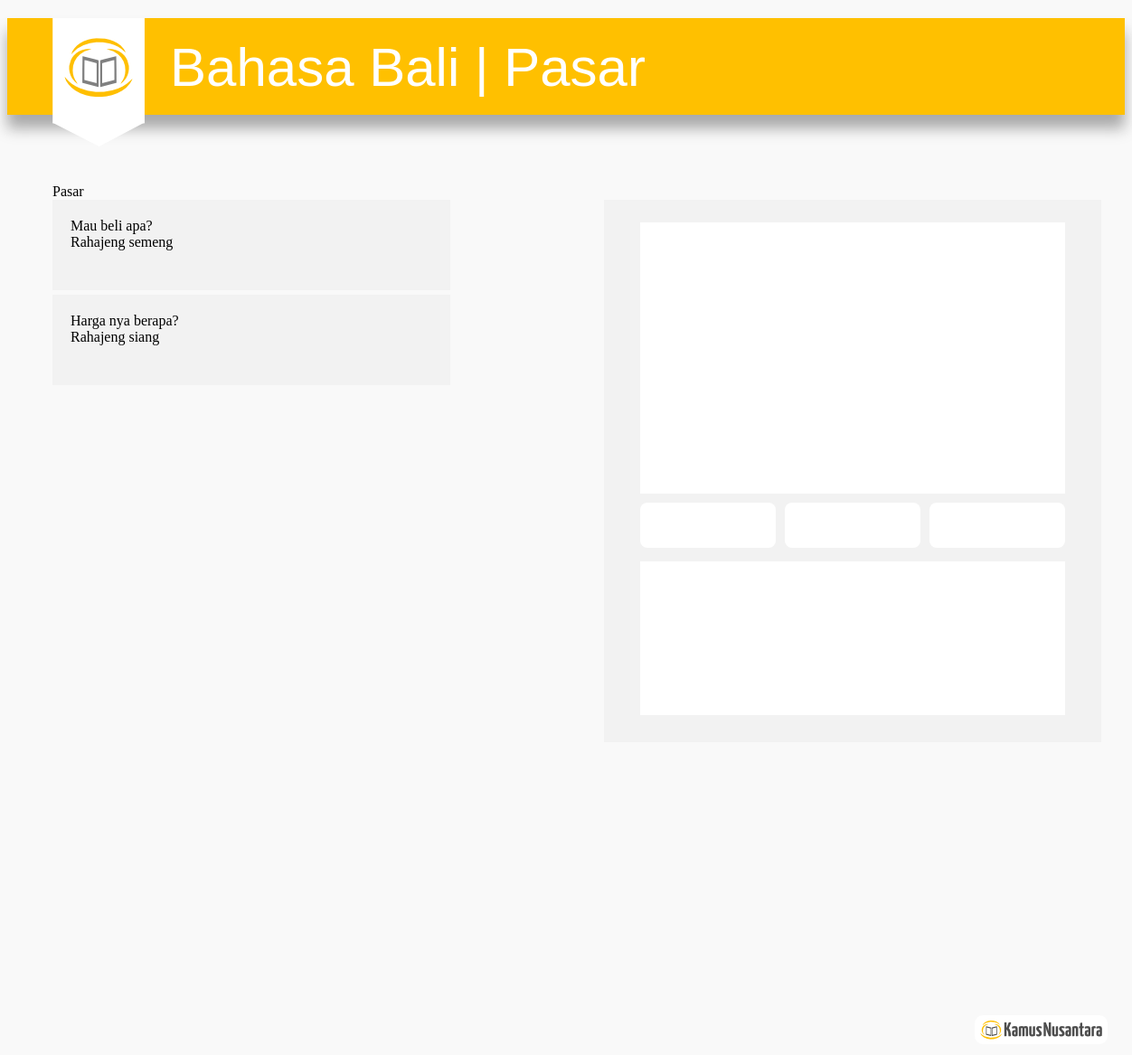
The page /dev/terms/kn/lg_bali/2 on the database its author committed.
### tables this page shows
CREATE TABLE IF NOT EXISTS `languages` (
  `id` int(10) NOT NULL AUTO_INCREMENT,
  `lang_key` varchar(50) NOT NULL DEFAULT '0',
  `name` varchar(50) NOT NULL,
  `desc` longtext NOT NULL,
  PRIMARY KEY (`id`),
  KEY `keywords` (`lang_key`)
);

CREATE TABLE IF NOT EXISTS `lg_bali` (
  `id` int(11) NOT NULL AUTO_INCREMENT,
  `cat_id` int(11) NOT NULL,
  `cat_name` varchar(255) DEFAULT NULL,
  `ina` varchar(255) DEFAULT NULL,
  `eng` varchar(255) DEFAULT NULL,
  `dar` varchar(255) DEFAULT NULL,
  PRIMARY KEY (`id`)
);

### dev/application/controllers/terms.php (called while the page is built, shortened)
<?php if ( ! defined('BASEPATH')) exit('No direct script access allowed');
class Terms extends CI_Controller
{
	function __construct()
	{
		$this->load->model("languages_model", "languages", true);
		$this->load->model("categories_model", "categories", true);
		$this->load->model("terms_model", "terms", true);
	}
	public function kn($lg = 'map', $cat_id = '1')
	{
		$lang = $this->languages->get_lang_details($lg);
		$terms = $this->terms->get_terms_in_lang_cat($lg, $cat_id);
		$cat_name = $this->categories->get_cat_name($cat_id);
		$data['lang'] = $lang;
		$data['terms'] = $terms;
		$data['cat_name'] = $cat_name;
		$this->load->view('terms_view', $data);
	}
}

### dev/index.php (called while the page is built, shortened)
<?php
require_once BASEPATH.'core/CodeIgniter.php';

### dev/application/models/languages_model.php (called while the page is built, shortened)
<?php if ( ! defined('BASEPATH')) exit('No direct script access allowed');
class Languages_model extends CI_Model
{
	function get_lang_details($lg)
	{
		$this->db->where('lang_key', $lg);
		$ret = $this->db->get('languages')->result_array();
		return $ret[0];
	}
}

### dev/application/models/categories_model.php (called while the page is built, shortened)
<?php if ( ! defined('BASEPATH')) exit('No direct script access allowed');
class Categories_model extends CI_Model
{
	function get_cat_name($cat_id)
	{
		$this->db->where('id', $cat_id);
		$ret = $this->db->get('categories')->result_array();
		return $ret[0]['name'];
	}
}

### dev/application/models/terms_model.php (called while the page is built, shortened)
<?php if ( ! defined('BASEPATH')) exit('No direct script access allowed');
class Terms_model extends CI_Model
{
	function get_terms_in_lang_cat($lg, $cat)
	{
		$this->db->where('cat_id', $cat);
		$ret = $this->db->get($lg)->result_array();
		return $ret;
	}
}

### dev/application/views/terms_view.php (the view, shortened to what this page needs)
<!DOCTYPE html>
<html lang="en">
	<head>
		<link rel="stylesheet" type="text/css" href="<?=base_url()?>application/css/style.css"/>
	</head>
	<body>
		<header>
			<div class="header">
				<div id="headText">
					<?=$lang['name'];?> | <?=$cat_name;?>
				</div>
			</div>
			<img id="logohead" src="<?=base_url()?>application/images/skhead.png" />
		</header>
		<section id="contain_section">
			<div class="box_contain">
				<div id="title"><?=$cat_name;?></div>
				<div id="box_scroll">
					<?php
						foreach($terms as $term){
							echo "<div class='box'>";
							echo "<div class='indo'>".$term['ina']."</div>";
							echo "<div class='daerah'>".$term['dar']."</div>";
							echo "</div>";
						}
					?>
				</div>
			</div>
			<div id="contain_right">
				<div id="right_container">
					<div id="first_right">
					</div>
					<div id="second_right">
						<div class="s-contain" id="have_margin">
						</div>
						<div class="s-contain" id="have_margin">
						</div>
						<div class="s-contain">
						</div>
					</div>
					<div id="third_right">
					</div>
				</div>
			</div>
		</section>
		<footer id="foot2">
			<img src="<?=base_url()?>application/images/footer.png" >
		</footer>
	</body>
</html>

### dev/application/css/style.css (style rules this page uses)
body { background-color: #f9f9f9; font-family: "body",georgia; }
.header { margin-top:20px; width: 100%; height: 107px; font-family: "header",arial,georgia; background-color: #FFC000; -webkit-box-shadow: 0px 5px 5px #a9a9a9; -moz-box-shadow: 0px 5px 5px #a9a9a9; box-shadow: 0px 15px 15px #a9a9a9; }
#headText { position: relative; color:white; left:180px; top:20px; width: 700px; font-size: 60px; }
#logohead { position: relative; top:-107px; left:50px; }
.box_contain { left: 50px; position: relative; top:-70px; }
#box_scroll { height: 420px; width: 470px; overflow: auto; }
.box { background-color: rgb(242,242,242); width:400px; height:60px; padding: 20px; margin-bottom: 5px; }
#contain_section { height: 850px; }
#contain_right { background-color: rgb(242,242,242); width: 550px; height: 600px; position: relative; top:-490px; left:660px; }
#first_right { position: relative; width: 470px; height: 300px; margin: auto; top: 25px; background-color: #ffffff; }
#second_right { margin: auto; width: 470px; position: relative; top:35px; }
.s-contain { background-color: #ffffff; width: 150px; height: 50px; float: left; border-radius: 8px; }
#have_margin { margin-right: 10px; }
#third_right { position: relative; width: 470px; height: 170px; margin: auto; top: 100px; background-color: #ffffff; }
#foot2 { position: relative; width: 100px; left:1070px; }

### rows shown on the page
languages: name "Bahasa Bali"
lg_bali: ina "Mau beli apa?", dar "Rahajeng semeng"
lg_bali: ina "Harga nya berapa?", dar "Rahajeng siang"

### other values the page prints
$cat_name "Pasar"
